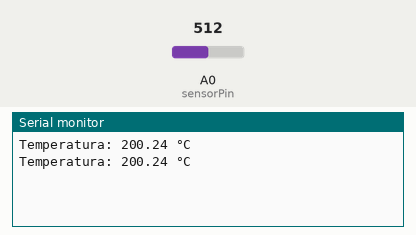
A sketch run on a simulated Arduino Uno, built with avr-gcc and run on an emulated ATmega328P. Parts: the last lines printed to the serial monitor. The inputs (shaded band) are chosen by the test bench; at power-on: A0 (sensorPin) = 512.

Above: at 1.8 s.
1.9 s: A0 (sensorPin) set to 716
At 2.8 s:
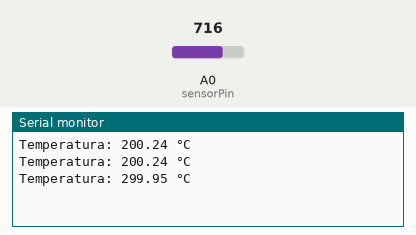
3.4 s: A0 (sensorPin) set to 900
At 4.7 s:
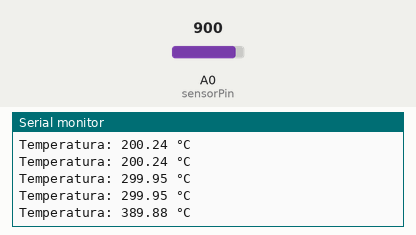
Timing chart, 0 to 6.4 s (numbered marks = the images above; inputs shaded):
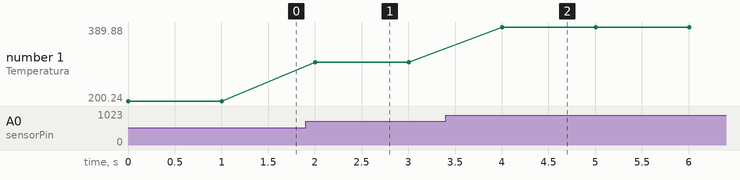

The sketch:

ThermalRes.ino
```cpp
const int sensorPin = A0;

void setup() {
  Serial.begin(9600);
}

void loop() {
  int reading = analogRead(sensorPin);
  float voltage = reading * 5.0 / 1023.0; // se alimentato a 5V
  float temperatureC = (voltage - 0.5) * 100;
  Serial.print("Temperatura: ");
  Serial.print(temperatureC);
  Serial.println(" °C");
  delay(1000);
}
```

Measured:
- after the input at 1.9 s, the serial monitor: prints a new line after 0.10 s (image 1)
- after the input at 3.4 s, the serial monitor: prints a new line after 0.60 s (image 2)
- plotted number 1: 200.24 → 299.95 after the input at 1.9 s, 299.95 → 389.88 after the input at 3.4 s
